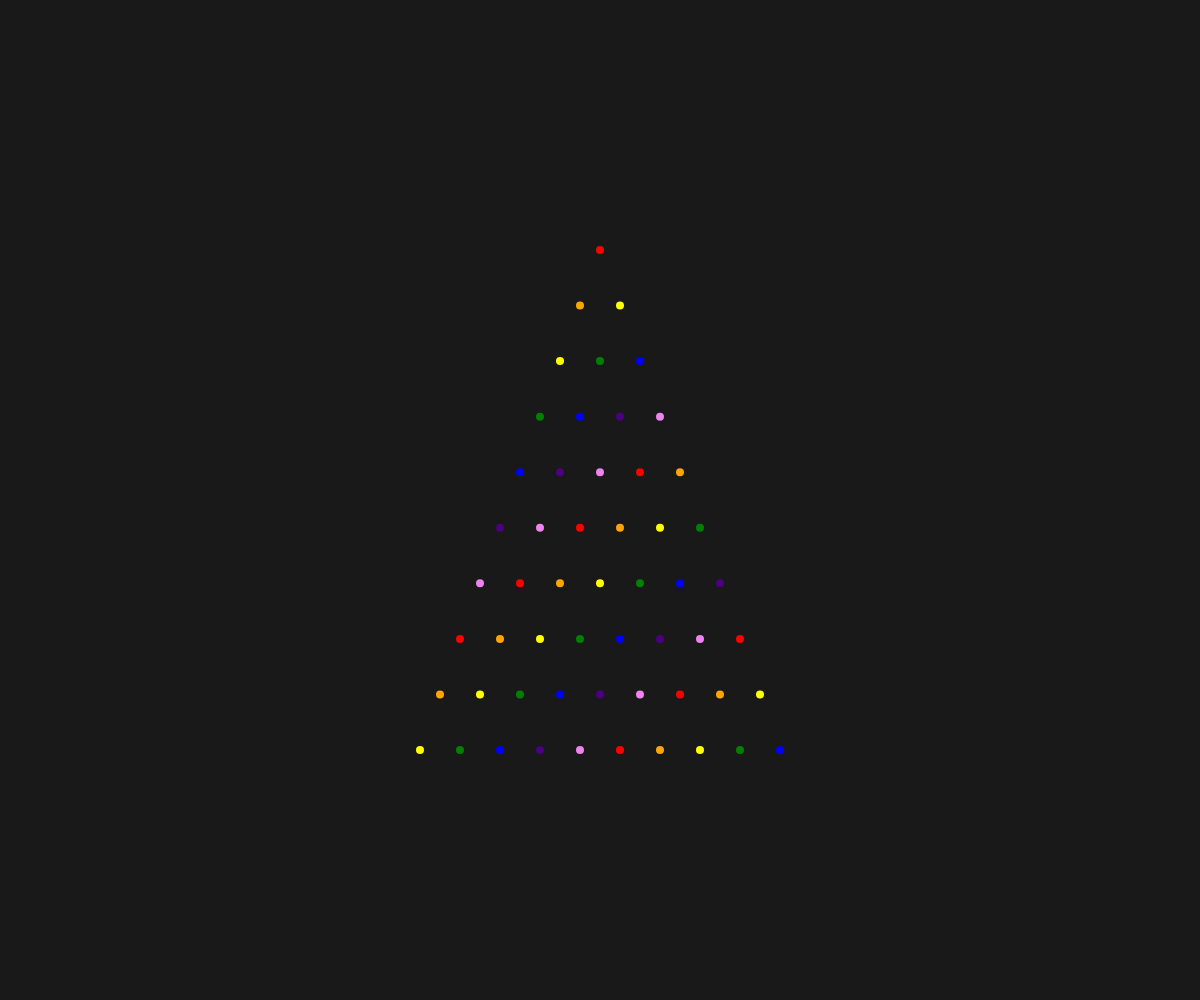
Frame 1 (no input)
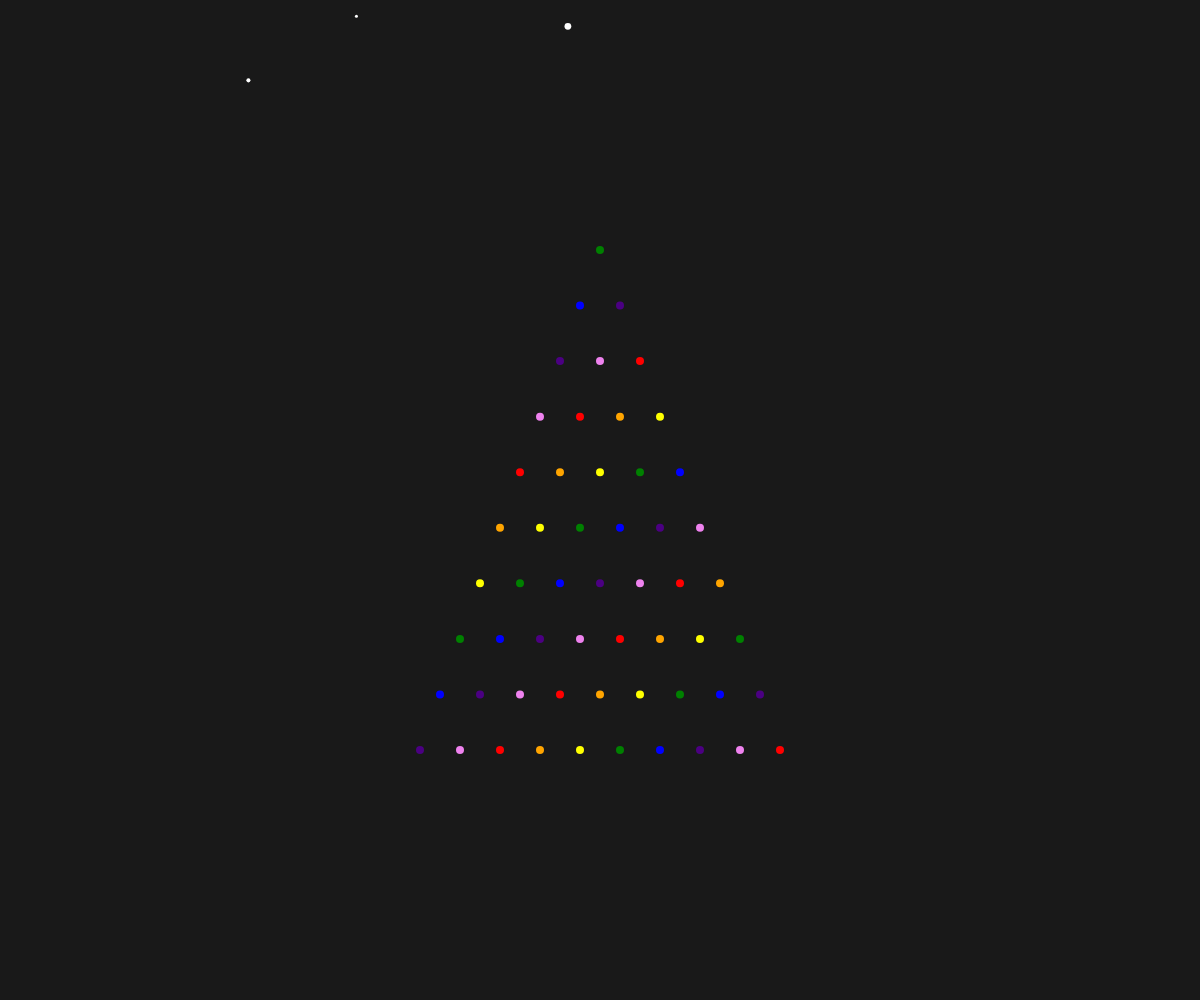
Frame 60 (no input)
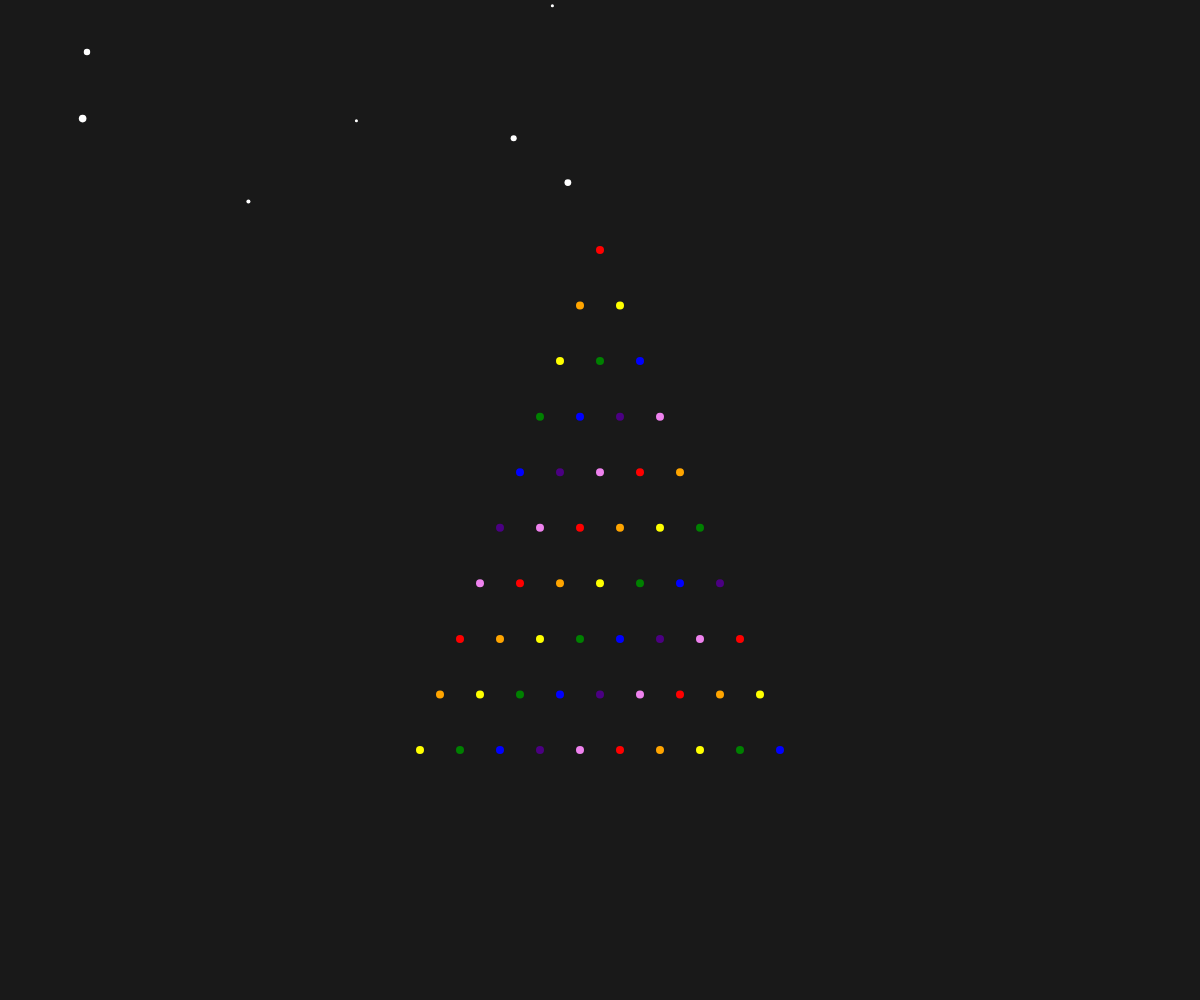
Frame 120 (the mouse pressed at the canvas centre since frame 60)

The p5.js sketch that drew these frames (run headless with seeded random() and noise() and a simulated clock; from frame 60 on, the mouse is pressed at the canvas centre):

// p5.js sketch
// ── sketch.js


let treeLevels = 9; // Number of levels in the tree
let treeWidth = 200; // Width of the base of the tree
let treeHeight = 300; // Total height of the tree
let treeColor;
let levelHeight;
// Add more animation functions as needed
let snowflakes = []; // array to hold snowflakes
let colorIndex = 0; // Index to keep track of the current color
let lastChangeTime = 0; // Time since the last color change

let colors = ['red', 'orange', 'yellow', 'green', 'blue', 'indigo', 'violet']; // Rainbow colors array

let mouseOverTree = false;
let treeLights = []; // Array to hold the tree lights

function setup() {
   treeWidth = width*.5 // Width of the base of the tree
   treeHeight = height*.3; // Total height of the tree
  createCanvas(windowWidth, windowHeight); // Full screen canvas
  fill(255);
  noStroke();
  levelHeight = treeHeight / treeLevels; // Height of each level of the tree
  frameRate(30); // Set the frame rate to 30 frames per second
}

function draw() {
  treeWidth = width*.3
  treeHeight = height*.5; 
  background(25); // Set a dark background for contrast with the snowflakes

  // create a random number of snowflakes each frame (up to a maximum of 50)
  if (frameCount % 15 === 0 && snowflakes.length < 50) { // Every 15 frames, add a new snowflake
    snowflakes.push(new Snowflake(random(width), -10));
  }
  for (let i = snowflakes.length - 1; i >= 0; i--) {
    snowflakes[i].update(); // update snowflake position
    snowflakes[i].display(); // draw snowflake
    
    // remove the snowflake if it's out of the canvas boundaries
    if (snowflakes[i].posY > height || snowflakes[i].posX < 0 || snowflakes[i].posX > width) {
      snowflakes.splice(i, 1);
    }
    
  }



  // Draw the tree with the new dimensions
  drawNetworkTree(width / 2, height / 2, treeWidth, treeHeight, treeLevels);


}

function mousePressed() {
  
  if (mouseX > width / 2 - treeWidth / 2 && mouseX < width / 2 + treeWidth / 2 &&
      mouseY > height / 2 - treeHeight / 2 && mouseY < height / 2 + treeHeight / 2) {
    // Trigger the lights to fall
    for (let light of treeLights) {
      light.falling = true;
    }
  }
}

// snowflake class
function Snowflake() {

  // initialize coordinates
  this.posX = random(0, width);
  this.posY = random(-50, 0);
  this.size = random(2, 8);

  this.update = function() {
    // snowflakes fall at different y speeds
    this.posY += pow(this.size, 0.5);

    // x position drifts slightly
    //this.posX += random(.7, -1)  ;
  };

  this.display = function() {
    noStroke();
    fill(255); // White color for the snowflake
    ellipse(this.posX, this.posY, this.size);
  };
}


function windowResized() {
  resizeCanvas(windowWidth, windowHeight);
}


function drawNetworkTree(x, y, baseWidth, height, levels) {
  let points = [];
  stroke(255); // Set line color to white for contrast
  fill(colors[colorIndex]); // Set fill color to the current color in the array
  
  // Calculate the horizontal and vertical spacing between points
  let hSpacing = baseWidth / levels;
  let vSpacing = height / levels;
  
  // Generate the points for the tree
  for (let i = 0; i <= levels; i++) {
    for (let j = 0; j <= i; j++) {
      let curX = x - (i * hSpacing) / 2 + j * hSpacing;
      let curY = y - height / 2 + i * vSpacing;
      points.push({pos: createVector(curX, curY), color: colors[(colorIndex + i + j) % colors.length]});
      noStroke();
      fill(points[points.length - 1].color);
      ellipse(curX, curY, 8, 8); // Draw the point
    }
  }
  
  
  // Update the color index based on the time interval
  if (millis() - lastChangeTime > 500) { // 0.25 seconds has passed
    colorIndex = (colorIndex + 1) % colors.length;
    lastChangeTime = millis();
  }
}
